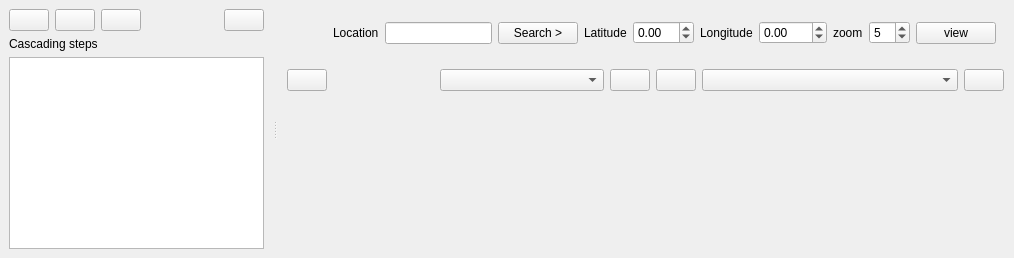
          <widget class="QWidget" name="GridSectionTab">
           <attribute name="icon">
            <iconset resource="icons.qrc">
             <normaloff>:/Icons/icons/schematic.svg</normaloff>:/Icons/icons/schematic.svg</iconset>
           </attribute>
           <attribute name="title">
            <string>Schematic</string>
           </attribute>
           <layout class="QHBoxLayout" name="horizontalLayout_5">
            <property name="leftMargin">
             <number>0</number>
            </property>
            <property name="topMargin">
             <number>0</number>
            </property>
            <property name="rightMargin">
             <number>0</number>
            </property>
            <property name="bottomMargin">
             <number>0</number>
            </property>
            <item>
             <widget class="QSplitter" name="cascade_grid_splitter">
              <property name="orientation">
               <enum>Qt::Horizontal</enum>
              </property>
              <widget class="QFrame" name="cascade_menu">
               <property name="frameShape">
                <enum>QFrame::NoFrame</enum>
               </property>
               <property name="frameShadow">
                <enum>QFrame::Raised</enum>
               </property>
               <layout class="QVBoxLayout" name="verticalLayout_3">
                <property name="leftMargin">
                 <number>0</number>
                </property>
                <property name="topMargin">
                 <number>0</number>
                </property>
                <property name="rightMargin">
                 <number>0</number>
                </property>
                <property name="bottomMargin">
                 <number>0</number>
                </property>
                <item>
                 <layout class="QVBoxLayout" name="verticalLayout_2">
                  <item>
                   <widget class="QFrame" name="frame_10">
                    <property name="frameShape">
                     <enum>QFrame::NoFrame</enum>
                    </property>
                    <property name="frameShadow">
                     <enum>QFrame::Raised</enum>
                    </property>
                    <layout class="QVBoxLayout" name="verticalLayout_5">
                     <item>
                      <widget class="QFrame" name="frame_11">
                       <property name="frameShape">
                        <enum>QFrame::NoFrame</enum>
                       </property>
                       <property name="frameShadow">
                        <enum>QFrame::Raised</enum>
                       </property>
                       <layout class="QHBoxLayout" name="horizontalLayout_3">
                        <property name="leftMargin">
                         <number>0</number>
                        </property>
                        <property name="topMargin">
                         <number>0</number>
                        </property>
                        <property name="rightMargin">
                         <number>0</number>
                        </property>
                        <property name="bottomMargin">
                         <number>0</number>
                        </property>
                        <item>
                         <widget class="QPushButton" name="run_cascade_pushButton">
                          <property name="toolTip">
                           <string>Run complete cascading process</string>
                          </property>
                          <property name="text">
                           <string/>
                          </property>
                          <property name="icon">
                           <iconset resource="icons.qrc">
                            <normaloff>:/Icons/icons/run_cascade.svg</normaloff>:/Icons/icons/run_cascade.svg</iconset>
                          </property>
                         </widget>
                        </item>
                        <item>
                         <widget class="QPushButton" name="run_cascade_step_pushButton">
                          <property name="toolTip">
                           <string>Run next cascading state</string>
                          </property>
                          <property name="text">
                           <string/>
                          </property>
                          <property name="icon">
                           <iconset resource="icons.qrc">
                            <normaloff>:/Icons/icons/run_cascade_step.svg</normaloff>:/Icons/icons/run_cascade_step.svg</iconset>
                          </property>
                         </widget>
                        </item>
                        <item>
                         <widget class="QPushButton" name="copy_cascade_step_pushButton">
                          <property name="toolTip">
                           <string>Copy cascade state to normal grid state</string>
                          </property>
                          <property name="text">
                           <string/>
                          </property>
                          <property name="icon">
                           <iconset resource="icons.qrc">
                            <normaloff>:/Icons/icons/copy.svg</normaloff>:/Icons/icons/copy.svg</iconset>
                          </property>
                         </widget>
                        </item>
                        <item>
                         <spacer name="horizontalSpacer_2">
                          <property name="orientation">
                           <enum>Qt::Horizontal</enum>
                          </property>
                          <property name="sizeHint" stdset="0">
                           <size>
                            <width>40</width>
                            <height>20</height>
                           </size>
                          </property>
                         </spacer>
                        </item>
                        <item>
                         <widget class="QPushButton" name="clear_cascade_pushButton">
                          <property name="text">
                           <string/>
                          </property>
                          <property name="icon">
                           <iconset resource="icons.qrc">
                            <normaloff>:/Icons/icons/delete.svg</normaloff>:/Icons/icons/delete.svg</iconset>
                          </property>
                         </widget>
                        </item>
                       </layout>
                      </widget>
                     </item>
                     <item>
                      <widget class="QLabel" name="label_27">
                       <property name="text">
                        <string>Cascading steps</string>
                       </property>
                      </widget>
                     </item>
                     <item>
                      <widget class="QTableView" name="cascade_tableView"/>
                     </item>
                    </layout>
                   </widget>
                  </item>
                 </layout>
                </item>
               </layout>
              </widget>
              <widget class="QFrame" name="frame_6">
               <property name="frameShape">
                <enum>QFrame::NoFrame</enum>
               </property>
               <property name="frameShadow">
                <enum>QFrame::Raised</enum>
               </property>
               <layout class="QVBoxLayout" name="verticalLayout_34">
                <item>
                 <widget class="QFrame" name="map_frame">
                  <property name="maximumSize">
                   <size>
                    <width>16777215</width>
                    <height>48</height>
                   </size>
                  </property>
                  <property name="frameShape">
                   <enum>QFrame::NoFrame</enum>
                  </property>
                  <property name="frameShadow">
                   <enum>QFrame::Raised</enum>
                  </property>
                  <layout class="QHBoxLayout" name="horizontalLayout_6">
                   <item>
                    <spacer name="horizontalSpacer_8">
                     <property name="orientation">
                      <enum>Qt::Horizontal</enum>
                     </property>
                     <property name="sizeHint" stdset="0">
                      <size>
                       <width>40</width>
                       <height>20</height>
                      </size>
                     </property>
                    </spacer>
                   </item>
                   <item>
                    <widget class="QLabel" name="label">
                     <property name="text">
                      <string>Location</string>
                     </property>
                    </widget>
                   </item>
                   <item>
                    <widget class="QLineEdit" name="location_lineEdit"/>
                   </item>
                   <item>
                    <widget class="QPushButton" name="location_search_pushButton">
                     <property name="toolTip">
                      <string>Search for the location's latitude and longitude.</string>
                     </property>
                     <property name="text">
                      <string>Search &gt;</string>
                     </property>
                    </widget>
                   </item>
                   <item>
                    <widget class="QLabel" name="label_37">
                     <property name="text">
                      <string>Latitude</string>
                     </property>
                    </widget>
                   </item>
                   <item>
                    <widget class="QDoubleSpinBox" name="lat1_doubleSpinBox">
                     <property name="minimum">
                      <double>-86.000000000000000</double>
                     </property>
                     <property name="maximum">
                      <double>86.000000000000000</double>
                     </property>
                    </widget>
                   </item>
                   <item>
                    <widget class="QLabel" name="label_39">
                     <property name="text">
                      <string>Longitude</string>
                     </property>
                    </widget>
                   </item>
                   <item>
                    <widget class="QDoubleSpinBox" name="lon1_doubleSpinBox">
                     <property name="minimum">
                      <double>-180.000000000000000</double>
                     </property>
                     <property name="maximum">
                      <double>180.000000000000000</double>
                     </property>
                    </widget>
                   </item>
                   <item>
                    <widget class="QLabel" name="label_41">
                     <property name="text">
                      <string>zoom</string>
                     </property>
                    </widget>
                   </item>
                   <item>
                    <widget class="QSpinBox" name="zoom_spinBox">
                     <property name="minimum">
                      <number>1</number>
                     </property>
                     <property name="maximum">
                      <number>14</number>
                     </property>
                     <property name="value">
                      <number>5</number>
                     </property>
                    </widget>
                   </item>
                   <item>
                    <widget class="QPushButton" name="view_map_pushButton">
                     <property name="toolTip">
                      <string>Render the map of the location.</string>
                     </property>
                     <property name="text">
                      <string>view</string>
                     </property>
                     <property name="icon">
                      <iconset resource="icons.qrc">
                       <normaloff>:/Icons/icons/map.svg</normaloff>:/Icons/icons/map.svg</iconset>
                     </property>
                    </widget>
                   </item>
                  </layout>
                 </widget>
                </item>
                <item>
                 <widget class="QFrame" name="grid_colouring_frame">
                  <property name="maximumSize">
                   <size>
                    <width>16777215</width>
                    <height>34</height>
                   </size>
                  </property>
                  <property name="frameShape">
                   <enum>QFrame::NoFrame</enum>
                  </property>
                  <property name="frameShadow">
                   <enum>QFrame::Raised</enum>
                  </property>
                  <layout class="QGridLayout" name="gridLayout_20">
                   <property name="leftMargin">
                    <number>1</number>
                   </property>
                   <property name="topMargin">
                    <number>1</number>
                   </property>
                   <property name="rightMargin">
                    <number>1</number>
                   </property>
                   <property name="bottomMargin">
                    <number>1</number>
                   </property>
                   <item row="1" column="5">
                    <widget class="QComboBox" name="simulation_results_step_comboBox">
                     <property name="minimumSize">
                      <size>
                       <width>256</width>
                       <height>0</height>
                      </size>
                     </property>
                     <property name="toolTip">
                      <string>Steps in the simulation</string>
                     </property>
                    </widget>
                   </item>
                   <item row="1" column="6">
                    <widget class="QPushButton" name="view_next_simulation_step_pushButton">
                     <property name="toolTip">
                      <string>Next</string>
                     </property>
                     <property name="text">
                      <string/>
                     </property>
                     <property name="icon">
                      <iconset resource="icons.qrc">
                       <normaloff>:/Icons/icons/next.svg</normaloff>:/Icons/icons/next.svg</iconset>
                     </property>
                    </widget>
                   </item>
                   <item row="1" column="1">
                    <spacer name="horizontalSpacer_19">
                     <property name="orientation">
                      <enum>Qt::Horizontal</enum>
                     </property>
                     <property name="sizeHint" stdset="0">
                      <size>
                       <width>40</width>
                       <height>20</height>
                      </size>
                     </property>
                    </spacer>
                   </item>
                   <item row="1" column="4">
                    <widget class="QPushButton" name="view_previous_simulation_step_pushButton">
                     <property name="toolTip">
                      <string>Previous</string>
                     </property>
                     <property name="text">
                      <string/>
                     </property>
                     <property name="icon">
                      <iconset resource="icons.qrc">
                       <normaloff>:/Icons/icons/prev.svg</normaloff>:/Icons/icons/prev.svg</iconset>
                     </property>
                    </widget>
                   </item>
                   <item row="1" column="2">
                    <widget class="QComboBox" name="available_results_to_color_comboBox">
                     <property name="minimumSize">
                      <size>
                       <width>164</width>
                       <height>0</height>
                      </size>
                     </property>
                     <property name="toolTip">
                      <string>Available results</string>
                     </property>
                    </widget>
                   </item>
                   <item row="1" column="3">
                    <widget class="QPushButton" name="colour_results_pushButton">
                     <property name="toolTip">
                      <string>Color the grid with the selected study</string>
                     </property>
                     <property name="text">
                      <string/>
                     </property>
                     <property name="icon">
                      <iconset resource="icons.qrc">
                       <normaloff>:/Icons/icons/color_grid.svg</normaloff>:/Icons/icons/color_grid.svg</iconset>
                     </property>
                    </widget>
                   </item>
                   <item row="1" column="0">
                    <widget class="QPushButton" name="close_colour_toolbox_pushButton">
                     <property name="toolTip">
                      <string>Close colour tool box</string>
                     </property>
                     <property name="text">
                      <string/>
                     </property>
                     <property name="icon">
                      <iconset resource="icons.qrc">
                       <normaloff>:/Icons/icons/delete.svg</normaloff>:/Icons/icons/delete.svg</iconset>
                     </property>
                    </widget>
                   </item>
                  </layout>
                 </widget>
                </item>
                <item>
                 <widget class="QFrame" name="frame_33">
                  <property name="frameShape">
                   <enum>QFrame::NoFrame</enum>
                  </property>
                  <property name="frameShadow">
                   <enum>QFrame::Raised</enum>
                  </property>
                  <layout class="QVBoxLayout" name="verticalLayout_30">
                   <property name="leftMargin">
                    <number>0</number>
                   </property>
                   <property name="topMargin">
                    <number>0</number>
                   </property>
                   <property name="rightMargin">
                    <number>0</number>
                   </property>
                   <property name="bottomMargin">
                    <number>0</number>
                   </property>
                   <item>
                    <layout class="QHBoxLayout" name="schematic_layout"/>
                   </item>
                  </layout>
                 </widget>
                </item>
               </layout>
              </widget>
             </widget>
            </item>
           </layout>
          </widget>
